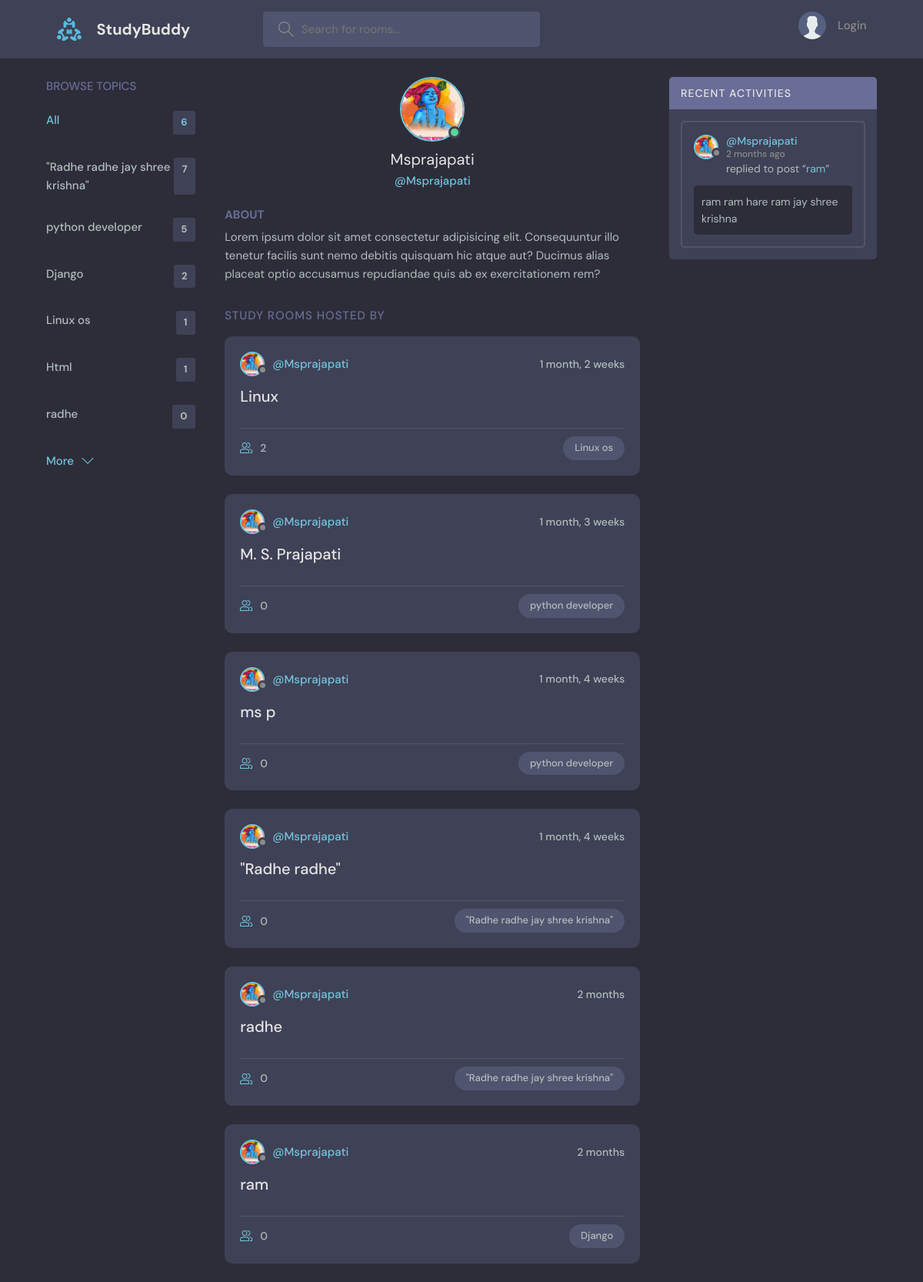
Page /profile/1/ on the committed database.
### base/models.py (models this page shows, shortened)
class Topic(models.Model):
    name = models.CharField(max_length=100)

class Room(models.Model):
    host = models.ForeignKey(User, on_delete=models.SET_NULL, null=True)
    topic = models.ForeignKey(Topic, on_delete=models.SET_NULL, null=True)
    name = models.CharField(max_length=100)
    description = models.TextField(null=True, blank=True)
    participants = models.ManyToManyField(User, related_name='participants', blank=True)
    updated = models.DateTimeField(auto_now=True)
    created = models.DateTimeField(auto_now_add=True)
    class Meta:
        ordering = ['-updated', '-created']
    def __str__(self):
        return self.name

class Message(models.Model):
    user = models.ForeignKey(User, on_delete=models.CASCADE)
    room = models.ForeignKey(Room, on_delete=models.CASCADE)
    body = models.TextField()
    updated = models.DateTimeField(auto_now=True)
    created = models.DateTimeField(auto_now_add=True)
    class Meta:
        ordering = ['-updated', '-created']
    def __str__(self):
        return self.body

### base/views.py (the view)
# urls.py: path('profile/<str:pk>/', views.userProfile, name='user-profile'),
def userProfile(request, pk):
    user = User.objects.get(id=pk)
    rooms = user.room_set.all()
    room_messages = user.message_set.all()
    topics = Topic.objects.all()
    context = {'user':user, 'rooms':rooms,
               'room_messages':room_messages, 'topics':topics}
    return render(request, "base/profile.html", context)

### base/templates/base/profile.html (shortened to what this page needs)
{% extends "main.html" %}
{% block content %}
{% load static %}
  <main class="profile-page layout layout--3">
    <div class="container">
      {% include "base/topics_component.html" %}
      <div class="roomList">
        <div class="profile">
          <div class="profile__avatar">
            <div class="avatar avatar--large active">
              <img src="{% static "images/krish.jpeg" %}" />
            </div>
          </div>
          <div class="profile__info">
            <h3>{{user}}</h3>
            <p>@{{user.username}}</p>
          </div>
          <div class="profile__about">
            <h3>About</h3>
            <p>
              Lorem ipsum dolor sit amet consectetur adipisicing elit. Consequuntur illo tenetur
              facilis sunt nemo debitis quisquam hic atque aut? Ducimus alias placeat optio
              accusamus repudiandae quis ab ex exercitationem rem?
            </p>
          </div>
        </div>
        <div class="roomList__header">
          <div>
            <h2>Study Rooms Hosted by </a>
            </h2>
          </div>
        </div>
        {% include "base/feed_component.html" %}
      </div>
      {% include "base/activity_component.html" %}
    </div>
  </main>
{% endblock content %}

### templates/main.html (shortened to what this page needs)
<!DOCTYPE html>
{% load static %}
<html lang="en">
  <head>
    <link rel="stylesheet" href="{% static 'styles/style.css' %}" />
  </head>
  <body>
    {% include "navbar.html" %}
    {% block content %}
    {% endblock %}
  </body>
</html>

### templates/navbar.html (shortened to what this page needs)
{% load static %}
<header class="header header--loggedIn">
    <div class="container">
      <a href="{% url "home" %}" class="header__logo">
        <img src="{% static "images/logo.svg" %}" />
        <h1>StudyBuddy</h1>
      </a>
      <form class="header__search" method="GET" action="{% url "home" %}">
        <label>
          <input type="text" name="q" placeholder="Search for rooms..." />
        </label>
      </form>
      <nav class="header__menu">
        {% if request.user.is_authenticated %}
        <div class="header__user">
          <a href="{% url "update-user" %}">
            <div class="avatar avatar--medium active">
              <img src="{% static "images/krish.jpeg" %}" />
            </div>
            <p>{{request.user}} <span>@{{request.user.username}}</span></p>
          </a>
          <button class="dropdown-button">
            <svg version="1.1" xmlns="http://www.w3.org/2000/svg" width="32" height="32" viewBox="0 0 32 32">
              <title>chevron-down</title>
              <path d="M16 21l-13-13h-3l16 16 16-16h-3l-13 13z"></path>
            </svg>
          </button>
        </div>
        {% else %}
        <a href="{% url 'login' %}">
          <img src="{% static "images/avatar.svg" %}" />
          <p>Login</p>
        </a>
        {% endif %}
      </nav>
    </div>
  </header>

### base/templates/base/topics_component.html
    <div class="topics">
        <div class="topics__header">
          <h2>Browse Topics</h2>
        </div>
        <ul class="topics__list">
          <li>
            <a href="{% url 'home' %}" class="active">All <span>{{topics.count}}</span></a>
          </li>
          {% for topic in topics %}
          <li>
            <a href="{% url 'home' %}?q={{topic.name}}">{{topic.name}} <span>{{topic.room_set.all.count}}</span></a>
          </li>
          {% endfor %}
        </ul>
        <a class="btn btn--link" href="{% url "topics" %}">
          More
          <svg version="1.1" xmlns="http://www.w3.org/2000/svg" width="32" height="32" viewBox="0 0 32 32">
            <title>chevron-down</title>
            <path d="M16 21l-13-13h-3l16 16 16-16h-3l-13 13z"></path>
          </svg>
        </a>
    </div>

### base/templates/base/feed_component.html (shortened to what this page needs)
{% load static %}
{% for room in rooms %}
<div class="roomListRoom">
    <div class="roomListRoom__header">
      <a href="{% url "user-profile" room.host.id %}" class="roomListRoom__author">
        <div class="avatar avatar--small">
          <img src="{% static "images/krish.jpeg" %}" />
        </div>
        <span>@{{room.host.username}}</span>
      </a>
      <div class="roomListRoom__actions">
        <span>{{room.created|timesince}}</span>
      </div>
    </div>
    <div class="roomListRoom__content">
      <a href="{% url 'room' room.id %}">{{room.name}}</a>
    </div>
    <div class="roomListRoom__meta">
      <a href="{% url 'room' room.id %}" class="roomListRoom__joined">
        {{room.participants.all.count}}
      </a>
      <p class="roomListRoom__topic">{{room.topic.name}}</p>
    </div>
</div>
{% endfor %}

### base/templates/base/activity_component.html (shortened to what this page needs)
{% load static %}
<div class="activities">
    <div class="activities__header">
      <h2>Recent Activities</h2>
    </div>
    {% for message in room_messages %}
    <div class="activities__box">
      <div class="activities__boxHeader roomListRoom__header">
        <a href="{% url 'user-profile' message.user.id %}" class="roomListRoom__author">
          <div class="avatar avatar--small">
            <img src="{% static "images/krish.jpeg" %}" />
          </div>
          <p>
            @{{message.user}}
            <span>{{message.created|timesince}} ago</span>
          </p>
        </a>
      </div>
      <div class="activities__boxContent">
        <p>replied to post “<a href="{% url 'room' message.room.id %}">{{message.room}}</a>”</p>
        <div class="activities__boxRoomContent">
            <p>{{message}}</p>
        </div>
      </div>
    </div>
    {% endfor %}
</div>

### rows in the picture
Topic: name "\"Radhe radhe jay shree krishna\"", room_set.all.count "7"
Topic: name "python developer", room_set.all.count "5"
Topic: name "Django", room_set.all.count "2"
Topic: name "Linux os", room_set.all.count "1"
Topic: name "Html", room_set.all.count "1"
Topic: name "radhe", room_set.all.count "0"
Room: host.username "Msprajapati", created "1 month, 2 weeks", name "Linux", participants.all.count "2", topic.name "Linux os"
Room: host.username "Msprajapati", created "1 month, 3 weeks", name "M. S. Prajapati", participants.all.count "0", topic.name "python developer"
Room: host.username "Msprajapati", created "1 month, 4 weeks", name "ms p", participants.all.count "0", topic.name "python developer"
Room: host.username "Msprajapati", created "1 month, 4 weeks", name "\"Radhe radhe\"", participants.all.count "0", topic.name "\"Radhe radhe jay shree krishna\""
Room: host.username "Msprajapati", created "2 months", name "radhe", participants.all.count "0", topic.name "\"Radhe radhe jay shree krishna\""
Room: host.username "Msprajapati", created "2 months", name "ram", participants.all.count "0", topic.name "Django"
Message: user "Msprajapati", created "2 months", room "ram", body "ram ram hare ram jay shree krishna"

### other values in the picture
{{ topics.count }} "6"
{{ user }} "Msprajapati"
{{ user.username }} "Msprajapati"
